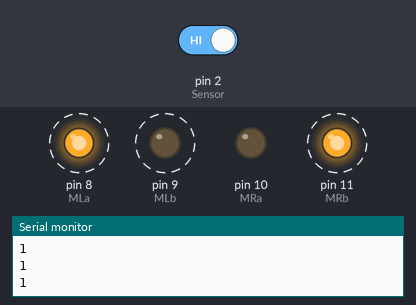
Recording of a sketch running on a simulated Arduino Uno, built with avr-gcc and run on an emulated ATmega328P. On the bench: output pins drawn as LEDs (lit = HIGH), the last lines printed to the serial monitor. Dashed ring = blinking. Inputs (shaded band) come from the test bench; at power-on: pin 2 (Sensor) HIGH.

Above: at 3.8 s.
3.9 s: pin 2 (Sensor) driven LOW
At 4.4 s:
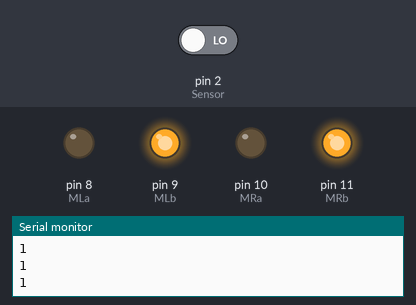
At 4.9 s:
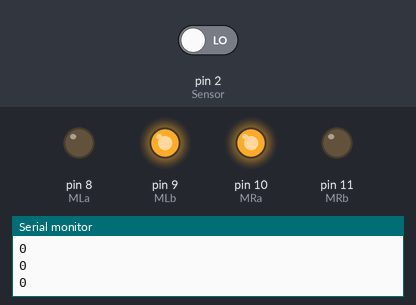
6.1 s: pin 2 (Sensor) driven HIGH
At 6.35 s:
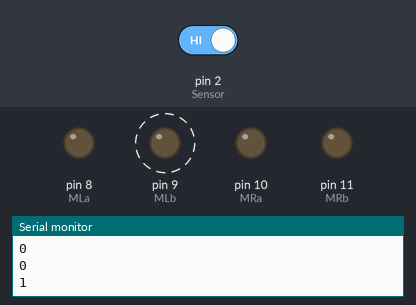
Timing chart, 0 to 15.6 s (numbered marks = the images above; inputs shaded):
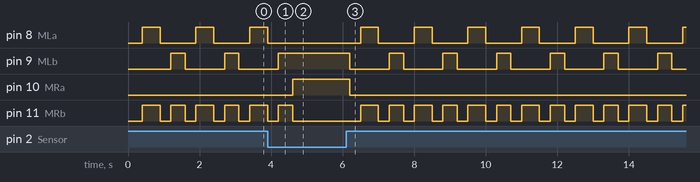

Measured:
- after the input at 3.9 s, pin 8 (MLa): goes on until 3.9 s, then stays LOW; pin 9 (MLb): goes on until 4.2 s, then stays HIGH; pin 10 (MRa): LOW → HIGH after 0.70 s; pin 11 (MRb): goes on until 4.6 s, then stays LOW
- after the input at 6.1 s, pin 8 (MLa): alternates HIGH for 0.50 s and LOW for 1.0 s, starting after 0.40 s; pin 9 (MLb): alternates HIGH for 0.40 s and LOW for 1.1 s, starting after 0.10 s; pin 10 (MRa): HIGH → LOW after 0.10 s; pin 11 (MRb): alternates HIGH for 0.45 s and LOW for 0.30 s, starting after 0.40 s
- by itself, pin 8 (MLa): alternates HIGH for 0.50 s and LOW for 1.0 s
- by itself, pin 9 (MLb): alternates HIGH for 0.40 s and LOW for 1.1 s
- by itself, pin 11 (MRb): alternates HIGH for 0.45 s and LOW for 0.30 s

The sketch:

Edge_Avoiding_Robot.ino
```cpp
// ----------------------------
// Motor driver pin definitions
// ----------------------------
#define MLa 8   // Left motor
#define MLb 9   // Left motor
#define MRa 10  // Right motor
#define MRb 11  // Right motor

// ----------------------------
// IR sensor pin
// ----------------------------
#define Sensor 2  // IR Sensor input pin

// ----------------------------
// Setup function - runs once
// ----------------------------
void setup()
{
  // Set motor control pins as OUTPUT
  pinMode(MLa, OUTPUT);
  pinMode(MLb, OUTPUT);
  pinMode(MRa, OUTPUT);
  pinMode(MRb, OUTPUT);

  // Set sensor pin as INPUT
  pinMode(Sensor, INPUT);

  // Start Serial Monitor (for debugging sensor readings)
  Serial.begin(9600);
}

// ----------------------------
// Loop function - runs repeatedly
// ----------------------------
void loop()
{
  // Read IR sensor input
  // Many IR sensors give LOW when an object is detected
  int Sensorin = digitalRead(Sensor);

  // Print the sensor value to Serial Monitor
  Serial.println(Sensorin);
  delay(100);  // Delay just to slow down printing (easier to read)

  // ----------------------------
  // CASE 1: Object detected (Sensorin = LOW)
  // ----------------------------
  if (Sensorin == LOW) {
    // Move forward
    digitalWrite(MLa, LOW);   // Left motor forward
    digitalWrite(MLb, HIGH);
    digitalWrite(MRa, HIGH);  // Right motor forward
    digitalWrite(MRb, LOW);

  }
  // ----------------------------
  // CASE 2: No object detected (Sensorin = HIGH)
  // ----------------------------
  else {
    // Stop motors first
    digitalWrite(MLa, LOW);
    digitalWrite(MLb, LOW);
    digitalWrite(MRa, LOW);
    digitalWrite(MRb, LOW);
    delay(300);

    // Move backward
    digitalWrite(MLa, HIGH);  // Left motor backward
    digitalWrite(MLb, LOW);
    digitalWrite(MRa, LOW);   // Right motor backward
    digitalWrite(MRb, HIGH);
    delay(500);  // Reverse for 0.5 seconds

    // Stop motors again
    digitalWrite(MLa, LOW);
    digitalWrite(MLb, LOW);
    digitalWrite(MRa, LOW);
    digitalWrite(MRb, LOW);
    delay(300);

    // Turn right
    digitalWrite(MLa, LOW);   // Left motor forward
    digitalWrite(MLb, HIGH);
    digitalWrite(MRa, LOW);   // Right motor backward
    digitalWrite(MRb, HIGH);
    delay(300);  // Turning time
  }
}
```
